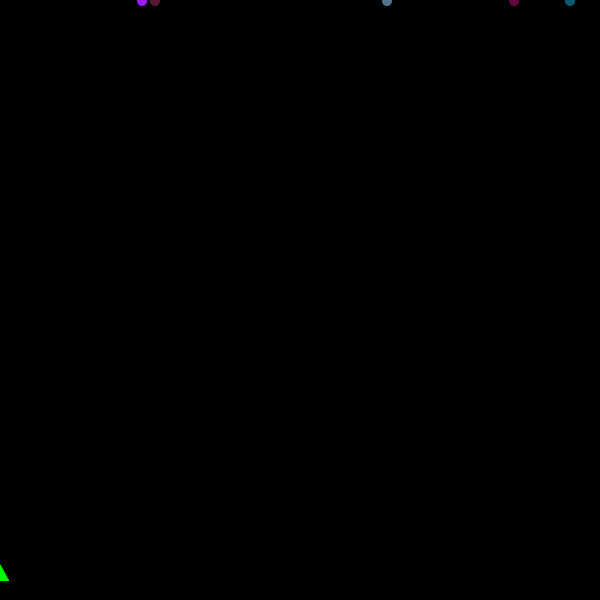
Frame 1 (no input)
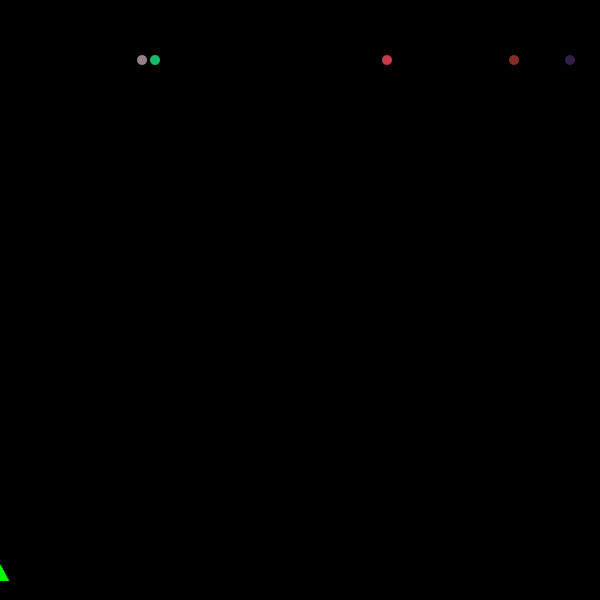
Frame 60 (the mouse pressed at the canvas centre just before this capture)
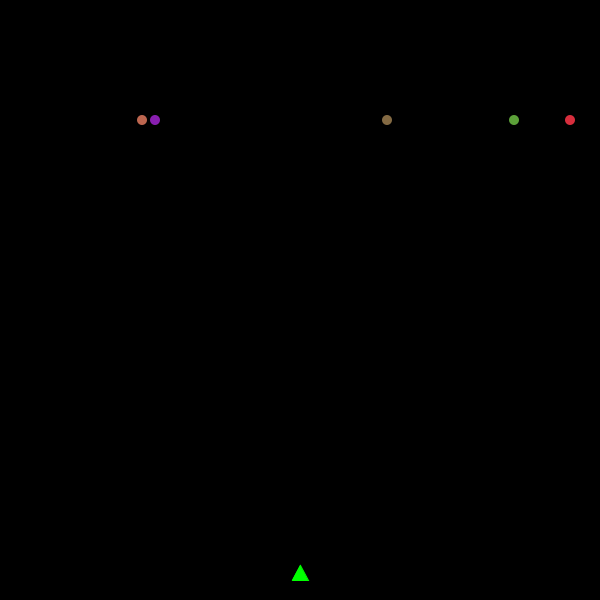
Frame 120 (the mouse held since frame 60 and released just before this capture)

The Processing sketch that drew these frames (run headless with seeded random() and noise(); from frame 60 on, the mouse is pressed at the canvas centre):

// Processing sketch: processing_76802
// ── processing_76802.pde

int coordXinv[]= {
  int(random(600)), int(random(600)), int(random(600)), int(random(600)), int(random(600))
};
int coordYinv[]= {
  0, 0, 0, 0, 0
};
int diamInv=10;

void setup() {
  size(600, 600);
  background(0);
}
void draw() {
  background(0);
  arma();
  invasores();
  finjuego();
}

void arma() {
  fill(0, 255, 0);
  stroke(color(0, 255, 0));
  triangle(mouseX-8, 580, mouseX, 565, mouseX+8, 580);
}

void invasores() {
  noStroke();
  for (int i=0;i<5;i++) {
    fill(int(random(1, 255)), int(random(1, 255)), int(random(1, 255)));
    if (coordYinv[i]<600)coordYinv[i]++;
    ellipse(coordXinv[i], coordYinv[i], diamInv, diamInv);
  }
}

void mousePressed() {
  proyectil(mouseX);
}

void proyectil(int disparoX) {
  boolean acertar=false;
  for (int i=0;i<5;i++) {
    if ((disparoX>=(coordXinv[i]-diamInv/2)) && (disparoX<=(coordXinv[i]+diamInv/2))) {
      acertar=true;
      stroke(255);
      fill(255);
      line(mouseX, 565, mouseX, coordYinv[i]);
      coordXinv[i]=int(random(600));
      coordYinv[i]=0;
    }
  }
  if (acertar==true) {
    line(mouseX, 565, mouseX, 0);
  }
}

void finjuego(){
   for (int i=0;i<5;i++) {
   if(coordYinv[i]==600){
   noLoop();
   }
   }
}
